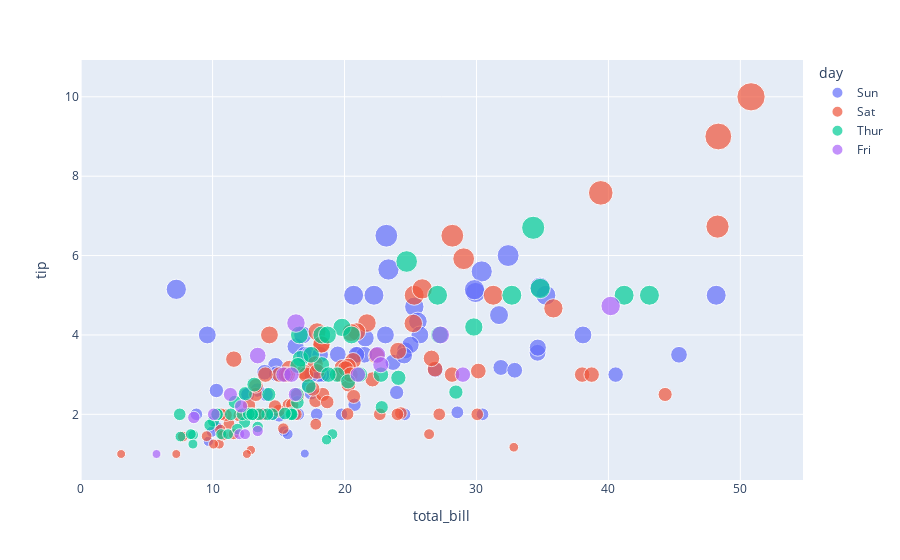

Notebook code for this chart:
### Code cell
df = sns.load_dataset("tips")
fig= px.scatter(df, x="total_bill", y="tip", color="day", size="tip")
fig.show()
